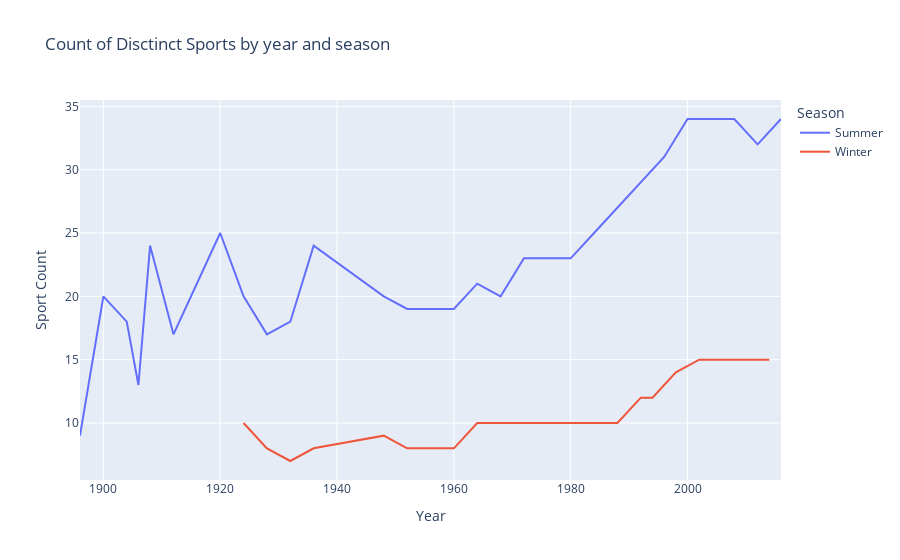

The notebook cell this image was saved under:
### Markdown cell above
Let's plot this data using a [line plot](https://plotly.com/python/line-charts/), broken up by season!

### Code cell
# Create a line plot for Summer and Winter Olympics
fig = px.line(
	sport_count,
    x = "year",
    y = "sport",
    color = "season",
    labels = {"year": "Year", "sport": "Sport Count","season": "Season"},
    title = "Count of Disctinct Sports by year and season"
)
fig.show()

### Figure 1 — Plotly figure (JSON) as saved in the notebook; plotly's stock layout.template omitted (floating-point values rounded to 4 significant figures)
{"data": [{"hovertemplate": "Season=Summer<br>Year=%{x}<br>Sport Count=%{y}<extra></extra>", "legendgroup": "Summer", "line": {"color": "#636efa", "dash": "solid"}, "mode": "lines", "name": "Summer", "orientation": "v", "showlegend": true, "type": "scatter", "x": [1896, 1900, 1904, 1906, 1908, 1912, 1920, 1924, 1928, 1932, 1936, 1948, 1952, 1956, 1960, 1964, 1968, 1972, 1976, 1980, 1984, 1988, 1992, 1996, 2000, 2004, 2008, 2012, 2016], "xaxis": "x", "y": [9, 20, 18, 13, 24, 17, 25, 20, 17, 18, 24, 20, 19, 19, 19, 21, 20, 23, 23, 23, 25, 27, 29, 31, 34, 34, 34, 32, 34], "yaxis": "y"}, {"hovertemplate": "Season=Winter<br>Year=%{x}<br>Sport Count=%{y}<extra></extra>", "legendgroup": "Winter", "line": {"color": "#EF553B", "dash": "solid"}, "mode": "lines", "name": "Winter", "orientation": "v", "showlegend": true, "type": "scatter", "x": [1924, 1928, 1932, 1936, 1948, 1952, 1956, 1960, 1964, 1968, 1972, 1976, 1980, 1984, 1988, 1992, 1994, 1998, 2002, 2006, 2010, 2014], "xaxis": "x", "y": [10, 8, 7, 8, 9, 8, 8, 8, 10, 10, 10, 10, 10, 10, 10, 12, 12, 14, 15, 15, 15, 15], "yaxis": "y"}], "layout": {"legend": {"title": {"text": "Season"}, "tracegroupgap": 0}, "title": {"text": "Count of Disctinct Sports by year and season"}, "xaxis": {"anchor": "y", "domain": [0, 1], "title": {"text": "Year"}}, "yaxis": {"anchor": "x", "domain": [0, 1], "title": {"text": "Sport Count"}}}}
